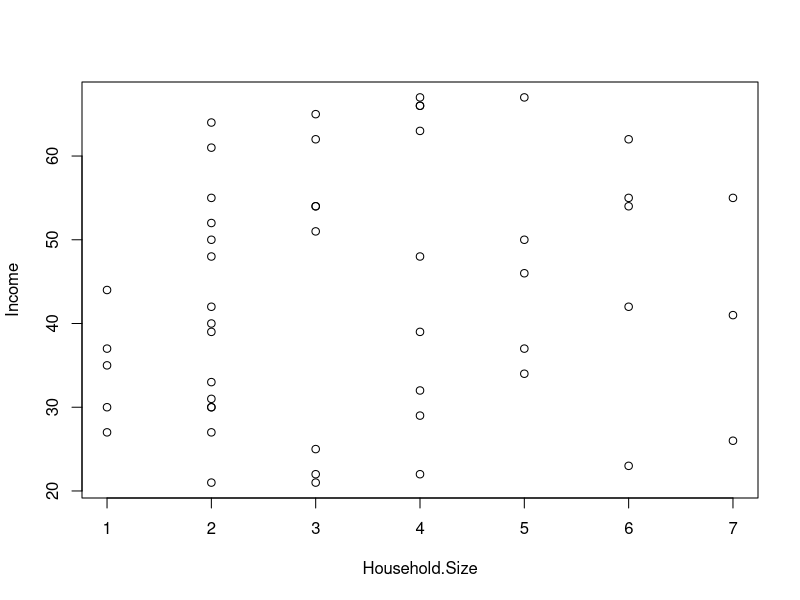
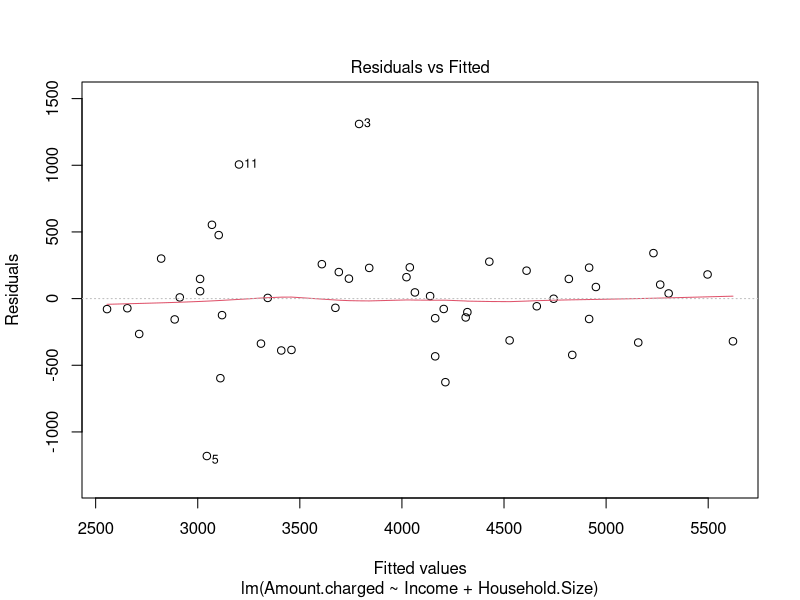
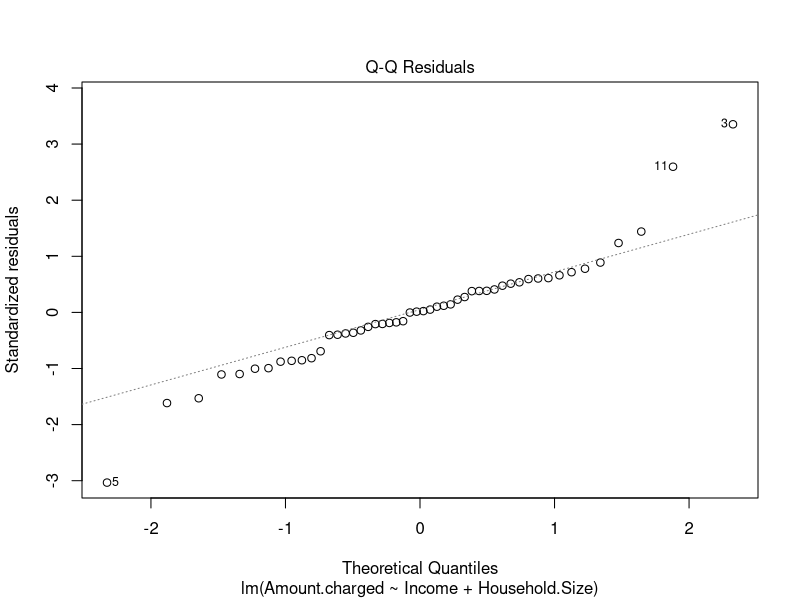
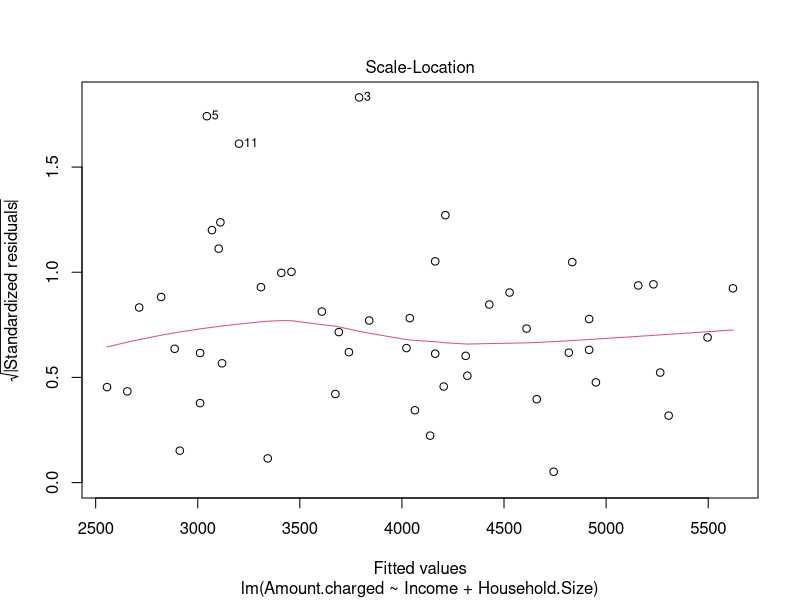
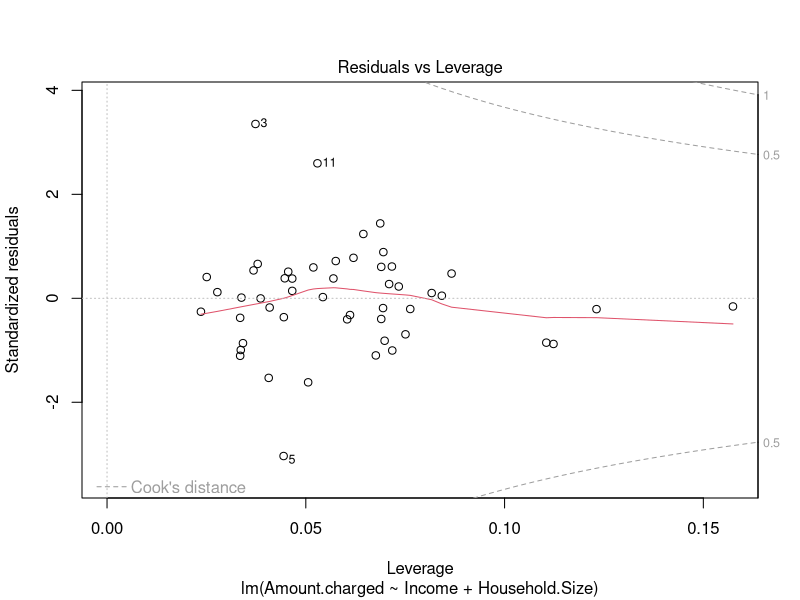

R code for these plots, in order: (Note: this script raises an error after producing the figures.)
#Install Packages
library('car')
require('car')

#install.packages('car')
#Create Directory
setwd("G:\\Predictive Modelling\\GA")
#Import file
cons_research_1 <- read.csv('consumer-1.csv', header = T)

#attach(data:cons_research_1)
attach(cons_research_1)

#Descriptive statistics for data

str(cons_research_1)
names(cons_research_1)
summary(cons_research_1)
sapply(cons_research_1, class)
head(cons_research_1)

table(Household.Size)
table(Income)
table(Amount.charged)
plot(Income ~ Household.Size)

#Multiple Linear Regression model

cons_model1 <-
  lm(Amount.charged ~ Income + Household.Size , data = cons_research_1)
summary(cons_model1)
vif(cons_model1)
AIC(cons_model1)
confint(cons_model1)
plot(cons_model1)
outlierTest(cons_model1)

# Normality of Residuals
# qq plot for studentized resid
qqPlot(cons_model1, main = "QQ Plot")
# distribution of studentized residuals
library(MASS)
sresid <- studres(cons_model1)
hist(sresid, freq = FALSE,
     main = "Distribution of Studentized Residuals")
xfit <- seq(min(sresid), max(sresid), length = 50)
yfit <- dnorm(xfit)
lines(xfit, yfit)

library(car)
# Deletion Diagnostics
influence.measures(cons_model1)
# Index Plots of the influence measures
influenceIndexPlot(cons_model1, id.n = 3)
# A user friendly representation of the above
influencePlot(cons_model1, id.n = 3)

# identify D values > 4/(n-k-1) by calculating cutoff for cook's distance
cutoff <-
  4 / ((nrow(cons_research_1) - length(cons_model1$coefficients) - 2))
plot(cons_model1, which = 4, cook.levels = cutoff)



# Pedicton for avg Income=40 (40000$),Household.Size=4
newdata <- data.frame(Income = 40, Household.Size = 4)
predict(
  cons_model1,
  newdata,
  type = "response",
  interval = "confidence" ,
  level = 0.95
)
predict(
  cons_model1,
  newdata,
  type = "response",
  interval = "predict",
  level = 0.95
)


## Performing Regression by removing influential observations 3,5,11
cons_research_2 <- cons_research_1[-c(3, 5, 11),]
nrow(cons_research_2)

#Multiple Linear Regression model post removal of 3 outliers
plot(cons_research_2)
cons_model2 <-
  lm(Amount.charged ~ Income + Household.Size , data = cons_research_2)
summary(cons_model2)

vif(cons_model2)
AIC(cons_model2)
confint(cons_model2)
plot(cons_model2)
outlierTest(cons_model2)

# Normality of Residuals
# qq plot for studentized resid
qqPlot(cons_model2, main = "QQ Plot")
# distribution of studentized residuals
library(MASS)
sresid <- studres(cons_model2)
hist(sresid, freq = FALSE,
     main = "Distribution of Studentized Residuals")
xfit <- seq(min(sresid), max(sresid), length = 50)
yfit <- dnorm(xfit)
lines(xfit, yfit)

# Pedicton for avg Income=40 (40000$),Household.Size=4
newdata1 <- data.frame(Income = 40, Household.Size = 4)
predict(
  cons_model2,
  newdata1,
  type = "response",
  interval = "confidence" ,
  level = 0.95
)
predict(
  cons_model2,
  newdata1,
  type = "response",
  interval = "predict",
  level = 0.95
)
